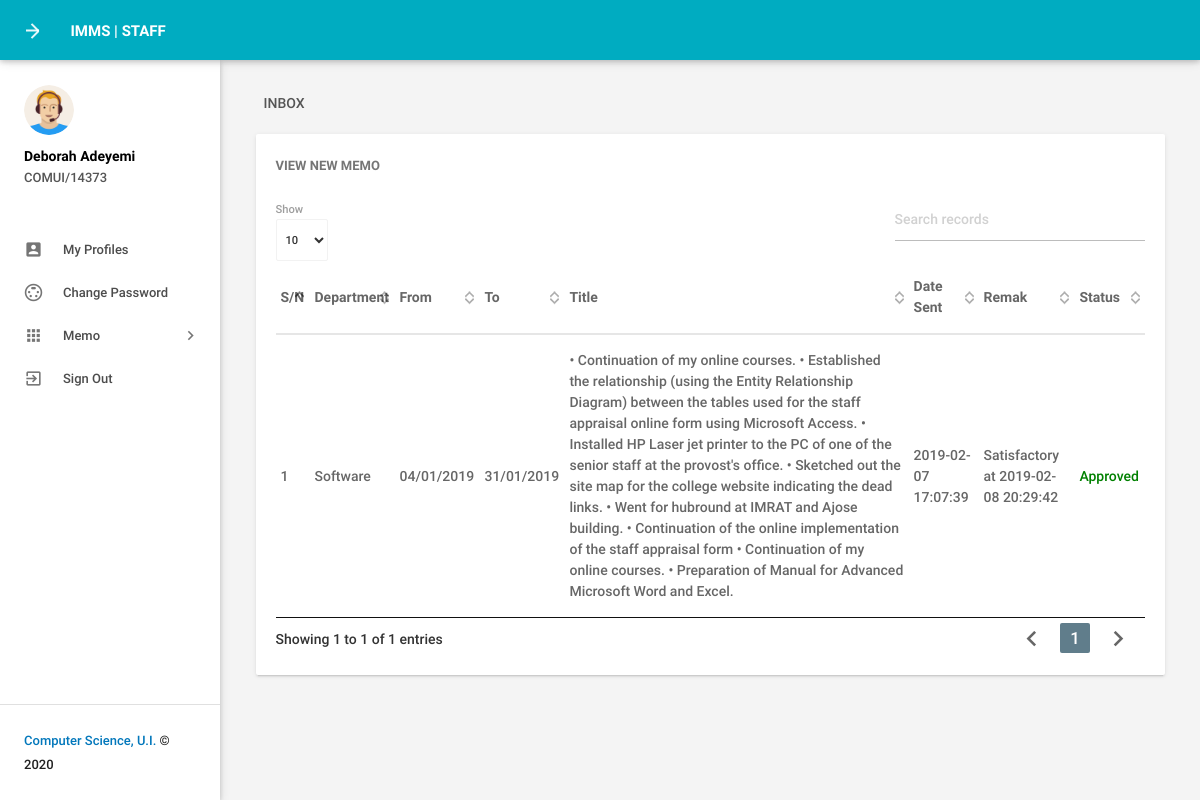
Page /incoming-message.php (signed in) on the committed database.
### tables this page shows
CREATE TABLE `tblemployees` (
  `id` int(11) NOT NULL,
  `EmpId` varchar(100) NOT NULL,
  `FirstName` varchar(150) NOT NULL,
  `LastName` varchar(150) NOT NULL,
  `EmailId` varchar(200) NOT NULL,
  `Password` varchar(180) NOT NULL,
  `Gender` varchar(100) NOT NULL,
  `Supervisor` varchar(5) NOT NULL,
  `Subunit` varchar(255) NOT NULL,
  `Address` varchar(255) NOT NULL,
  `Position_type` varchar(200) NOT NULL,
  `Phonenumber` char(11) NOT NULL,
  `Status` int(1) NOT NULL,
  `RegDate` timestamp NOT NULL DEFAULT CURRENT_TIMESTAMP
);

CREATE TABLE `tblleaves` (
  `id` int(11) NOT NULL,
  `Subunit` varchar(20) NOT NULL,
  `Position_type` varchar(110) NOT NULL,
  `ToDate` varchar(120) NOT NULL,
  `FromDate` varchar(120) NOT NULL,
  `Task` mediumtext NOT NULL,
  `PostingDate` timestamp NOT NULL DEFAULT CURRENT_TIMESTAMP,
  `AdminRemark` mediumtext,
  `AdminRemarkDate` varchar(120) DEFAULT NULL,
  `Status` int(1) NOT NULL,
  `IsRead` int(1) NOT NULL,
  `empid` int(11) DEFAULT NULL
);

### incoming-message.php (the view, shortened to what this page needs)
<?php
include('includes/config.php');
if(strlen($_SESSION['emplogin'])==0)
    {
header('location:index.php');
}
else{
 ?>
<!DOCTYPE html>
<html lang="en">
    <head>
        <link type="text/css" rel="stylesheet" href="assets/plugins/materialize/css/materialize.min.css"/>
        <link href="assets/plugins/material-preloader/css/materialPreloader.min.css" rel="stylesheet">
        <link href="assets/plugins/datatables/css/jquery.dataTables.min.css" rel="stylesheet">
        <link href="assets/css/alpha.min.css" rel="stylesheet" type="text/css"/>
        <link href="assets/css/custom.css" rel="stylesheet" type="text/css"/>
    </head>
    <body>
       <?php include('includes/header.php');?>
       <?php include('includes/sidebar.php');?>
            <main class="mn-inner">
                <div class="row">
                    <div class="col s12">
                        <div class="page-title">Inbox</div>
                    </div>
                    <div class="col s12 m12 l12">
                        <div class="card">
                            <div class="card-content">
                                <span class="card-title">View New Memo</span>
                                <table id="example" class="display responsive-table ">
                                    <thead>
                                        <tr>
                                            <th>S/N</th>
                                            <th>Department</th>
                                            <th>From</th>
                                            <th>To</th>
                                            <th>Title</th>
                                            <th>Date Sent</th>
                                            <th>Remak</th>
                                            <th>Status</th>
                                        </tr>
                                    </thead>
                                    <tbody>
<?php
$eid=$_SESSION['eid'];
$sql = "SELECT Subunit,ToDate,FromDate,Task,PostingDate,AdminRemarkDate,AdminRemark,Status from tblleaves where empid=:eid";
$query = $dbh -> prepare($sql);
$query->bindParam(':eid',$eid,PDO::PARAM_STR);
$query->execute();
$results=$query->fetchAll(PDO::FETCH_OBJ);
$cnt=1;
if($query->rowCount() > 0)
{
foreach($results as $result)
{               ?>
                                        <tr>
                                            <td> <?php echo htmlentities($cnt);?></td>
                                            <td><?php echo htmlentities($result->Subunit);?></td>
                                            <td><?php echo htmlentities($result->FromDate);?></td>
                                            <td><?php echo htmlentities($result->ToDate);?></td>
                                           <td><?php echo htmlentities($result->Task);?></td>
                                            <td><?php echo htmlentities($result->PostingDate);?></td>
                                            <td><?php if($result->AdminRemark=="")
                                            {
echo htmlentities('Waiting for approval');
                                            } else
{
 echo htmlentities(($result->AdminRemark)." "."at"." ".$result->AdminRemarkDate);
}
                                            ?></td>
                                                                                 <td><?php $stats=$result->Status;
if($stats==1){
                                             ?>
                                                 <span style="color: green">Approved</span>
                                                 <?php } if($stats==2)  { ?>
                                                <span style="color: red">Not Approved</span>
                                                 <?php } if($stats==0)  { ?>
 <span style="color: blue">Waiting for approval</span>
 <?php } ?>
                                             </td>
                                        </tr>
                                         <?php $cnt++;} }?>
                                    </tbody>
                                </table>
                            </div>
                        </div>
                    </div>
                </div>
            </main>
        </div>
        <div class="left-sidebar-hover"></div>
    </body>
</html>
<?php } ?>

### includes/sidebar.php (shortened to what this page needs)
     <aside id="slide-out" class="side-nav white fixed">
                <div class="side-nav-wrapper">
                    <div class="sidebar-profile">
                        <div class="sidebar-profile-image">
                            <img src="assets/images/profile-image.png" class="circle" alt="">
                        </div>
                        <div class="sidebar-profile-info">
                    <?php
$eid=$_SESSION['eid'];
$sql = "SELECT FirstName,LastName,EmpId from  tblemployees where id=:eid";
$query = $dbh -> prepare($sql);
$query->bindParam(':eid',$eid,PDO::PARAM_STR);
$query->execute();
$results=$query->fetchAll(PDO::FETCH_OBJ);
if($query->rowCount() > 0)
{
foreach($results as $result)
{               ?>
                                <p><?php echo htmlentities($result->FirstName." ".$result->LastName);?></p>
                                <span><?php echo htmlentities($result->EmpId)?></span>
                         <?php }} ?>
                        </div>
                    </div>
                <ul class="sidebar-menu collapsible collapsible-accordion" data-collapsible="accordion">
  <li class="no-padding"><a class="waves-effect waves-grey" href="myprofile.php"><i class="material-icons">account_box</i>My Profiles</a></li>
  <li class="no-padding"><a class="waves-effect waves-grey" href="emp-changepassword.php"><i class="material-icons">settings_input_svideo</i>Change Password</a></li>
                    <li class="no-padding">
                        <a class="collapsible-header waves-effect waves-grey"><i class="material-icons">apps</i>Memo<i class="nav-drop-icon material-icons">keyboard_arrow_right</i></a>
                    </li>
                  <li class="no-padding">
                                <a class="waves-effect waves-grey" href="logout.php"><i class="material-icons">exit_to_app</i>Sign Out</a>
                            </li>
                </ul>
                <div class="footer">
                    <p class="copyright"><a href="">Computer Science, U.I.</a> © 2020</p>
                </div>
                </div>
            </aside>

### rows in the picture
tblemployees: FirstName+LastName "Deborah Adeyemi", EmpId "COMUI/14373"
tblleaves: Subunit "Software", FromDate "04/01/2019", ToDate "31/01/2019", Task "• Continuation of my online courses. • Established the relationship (using the Entity Relationship Diagram) between the tables used for the staff appraisal online form using Microsoft Access. • Installed HP Laser jet printer to the PC of one of the senior staff at the provost's office. • Sketched out the site map for the college website indicating the dead links. • Went for hubround at IMRAT and Ajose building. • Continuation of the online implementation of the staff appraisal form • Continuation of my online courses. • Preparation of Manual for Advanced Microsoft Word and Excel.", PostingDate "2019-02-07 17:07:39", AdminRemark+AdminRemarkDate "Satisfactory at 2019-02-08 20:29:42", Status "Approved"
